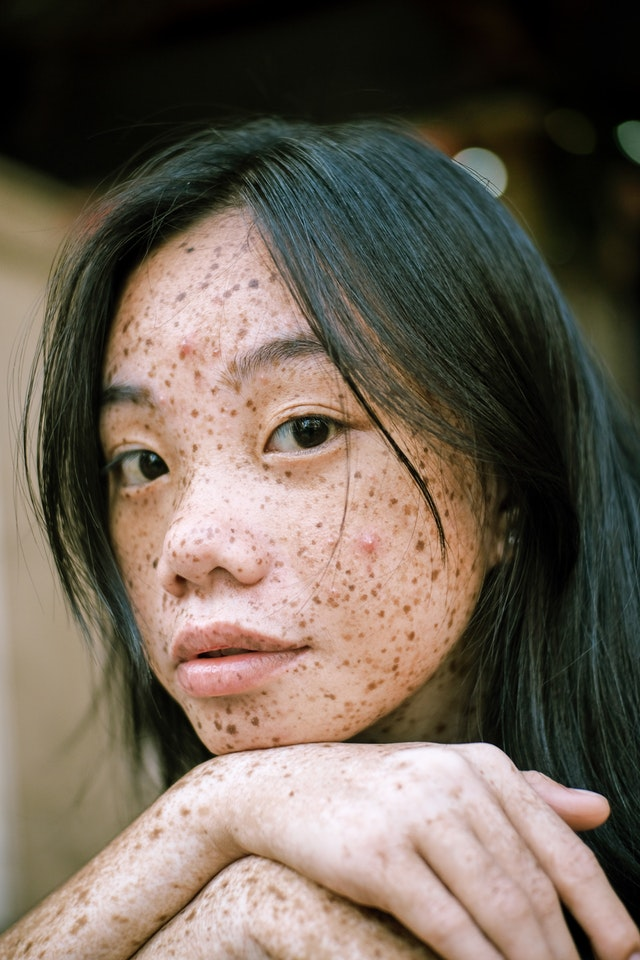
//> input picture Input/Filtering/freckles.jpg, 640 x 960 px
$ ./BilateralFilterAndUpsampling Input/Filtering/freckles.jpg Input/Filtering/freckles.jpg out.png 3 2 2 Input/Filtering/freckles.jpg   (built with g++ and OpenCV 4)
//> lines starting //> are read from the running program, lines starting //| are printed output that depends on the picture
#include<opencv2/opencv.hpp>
#include <opencv2/core/core.hpp>
#include<iostream>

using namespace std;
using namespace cv;

// Gaussian function
float gaussian(float rSquare, double sigma) {
	return exp(-rSquare / (2 * CV_PI * pow(sigma, 2)));
}

// Creating static spatial kernel (Gaussian)
Mat generateSpatialKernel(int kernelSize, double sigma) {
	int halfKernelSize = kernelSize / 2;

	Mat spatialKernel = Mat::zeros(kernelSize, kernelSize, CV_32FC3);
	for (int x = 0; x < kernelSize; ++x) {
		for (int y = 0; y < kernelSize; ++y) {
			// Calculating Gaussian (same for all channels)
			float kernelElement = gaussian(pow(x - halfKernelSize, 2) + pow(y - halfKernelSize, 2), sigma);
			spatialKernel.at<Vec3f>(y, x) = Vec3f(kernelElement, kernelElement, kernelElement);
		}
	}

	return spatialKernel;
}

// Normalizing multichannel kernel
Mat normalizeKernel(Mat kernel) {
	// Splitting kernel into channels
	Mat kernelChannels[3];
	split(kernel, kernelChannels);

	// Normalizing kernel channels
	kernelChannels[0] /= cv::sum(kernelChannels[0])[0];
	kernelChannels[1] /= cv::sum(kernelChannels[1])[0];
	kernelChannels[2] /= cv::sum(kernelChannels[2])[0];

	// Merging kernel channels after normalization
	vector<Mat> channelsForMerge;
	channelsForMerge.push_back(kernelChannels[0]);
	channelsForMerge.push_back(kernelChannels[1]);
	channelsForMerge.push_back(kernelChannels[2]);
	Mat kernelMerged;
	merge(channelsForMerge, kernelMerged);

	return kernelMerged;
}

// Guided bilateral filter implementation (if inputImage is the same as the guideImage, it works as a simple bilateral filter)
Mat bilateralFilter(Mat inputImage, Mat guideImage, int kernelSize, double sigmaSpatial, double sigmaSpectral) {
	Mat outputImage = Mat::zeros(inputImage.size(), CV_32FC3);
	int halfKernelSize = kernelSize / 2;

	// Adding padding to input and guide images for being able to do convolution on the whole image
	Mat inputImagePadded = Mat::zeros(inputImage.rows + 2 * halfKernelSize, inputImage.cols + 2 * halfKernelSize, CV_32FC3);
	copyMakeBorder(inputImage, inputImagePadded, halfKernelSize, halfKernelSize, halfKernelSize, halfKernelSize, BORDER_CONSTANT, Scalar(0, 0, 0));
	Mat guideImagePadded = Mat::zeros(guideImage.rows + 2 * halfKernelSize, guideImage.cols + 2 * halfKernelSize, CV_32FC3);
	copyMakeBorder(guideImage, guideImagePadded, halfKernelSize, halfKernelSize, halfKernelSize, halfKernelSize, BORDER_CONSTANT, Scalar(0, 0, 0));

	// Creating static spatial kernel (Gaussian)
	Mat spatialKernel = generateSpatialKernel(kernelSize, sigmaSpatial);

	// Creating spectral kernels and doing convolution
	for (int i = halfKernelSize; i < inputImagePadded.cols - halfKernelSize; ++i) {
		for (int j = halfKernelSize; j < inputImagePadded.rows - halfKernelSize; ++j) {
			Vec3f centralIntensities = guideImagePadded.at<Vec3f>(j, i);

			// Creating spectral kernel
			Mat spectralKernel = Mat::zeros(kernelSize, kernelSize, CV_32FC3);
			for (int x = 0; x < kernelSize; ++x) {
				for (int y = 0; y < kernelSize; ++y) {
					Vec3f intensities = guideImagePadded.at<Vec3f>(j - halfKernelSize + y, i - halfKernelSize + x);

					// Calculating Gaussians (different for each channel)
					Vec3f kernelElements;
					kernelElements[0] = gaussian(pow(centralIntensities[0] - intensities[0], 2), sigmaSpectral);
					kernelElements[1] = gaussian(pow(centralIntensities[1] - intensities[1], 2), sigmaSpectral);
					kernelElements[2] = gaussian(pow(centralIntensities[2] - intensities[2], 2), sigmaSpectral);

					spectralKernel.at<Vec3f>(y, x) = kernelElements;
				}
			}

			// Creating kernel
			Mat kernel = spatialKernel.mul(spectralKernel);
			kernel = normalizeKernel(kernel);

			// Cutting window from image
			Rect ROI = Rect(i - halfKernelSize, j - halfKernelSize, kernelSize, kernelSize);
			Mat window = inputImagePadded(ROI);

			// Filtering
			Scalar filteredValue = cv::sum(window.mul(kernel));
			outputImage.at<Vec3f>(j - halfKernelSize, i - halfKernelSize)[0] = filteredValue[0];
			outputImage.at<Vec3f>(j - halfKernelSize, i - halfKernelSize)[1] = filteredValue[1];
			outputImage.at<Vec3f>(j - halfKernelSize, i - halfKernelSize)[2] = filteredValue[2];
		}
	}
	return outputImage;
}

// Image upsampling using guided bilateral filter
Mat upsample(Mat inputImage, Mat guideImage, int kernelSize, double sigmaSpatial, double sigmaSpectral) {
	int upsampleFactor = log2(guideImage.rows / inputImage.rows);
	Mat upsampledImage = inputImage;

	for (int i = 1; i < upsampleFactor; ++i) {
		// Doubling the size of the image
		resize(upsampledImage, upsampledImage, cv::Size(), 2, 2);

		// Downscaling guide image
		Mat downscaledGuideImage;
		resize(guideImage, downscaledGuideImage, upsampledImage.size());

		// Filtering upscaled image
		upsampledImage = bilateralFilter(upsampledImage, downscaledGuideImage, kernelSize, sigmaSpatial, sigmaSpectral);
	}
	resize(upsampledImage, upsampledImage, guideImage.size());
	upsampledImage = bilateralFilter(upsampledImage, guideImage, kernelSize, sigmaSpatial, sigmaSpectral);

	return upsampledImage;
}

int main(int argc, char** argv)
{
	if (argc != 8) {
		cout << "7 command line arguments needed: Mode, Input image path, Output image path, Kernel size, Sigma for spatial filter, Sigma for spectral filter, Guide image path" << endl;
		return -1;
	}

	// Reading arguments
	String mode = argv[1];
	String inputImagePath = argv[2];
	String outputImagePath = argv[3];
	int kernelSize = atoi(argv[4]);
	double sigmaSpatial = atof(argv[5]);
	double sigmaSpectral = atof(argv[6]);
	String guideImagePath = argv[7];

	// Opening input image and converting to float
	Mat inputImage = imread(inputImagePath, CV_LOAD_IMAGE_COLOR);
//> inputImage is the input picture: 960 rows x 640 cols, CV_8UC3; mean B, G, R 85.9, 98.3, 110.1
	Mat inputImage_float;
	inputImage.convertTo(inputImage_float, CV_32FC3, 1.0 / 255.0);
	Mat outputImage;

	// Filtering or upsampling
	if (mode == "filtering") {
		outputImage = bilateralFilter(inputImage_float, inputImage_float, kernelSize, sigmaSpatial, sigmaSpectral);
	}
	else {
		resize(inputImage, inputImage, cv::Size(), 0.125, 0.125);
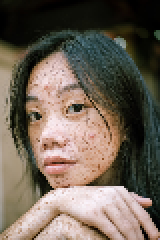
//> inputImage: 120 rows x 80 cols, CV_8UC3 (shown 2 times larger); mean B, G, R 86, 98.3, 110.2
		Mat guideImage = imread(guideImagePath, CV_LOAD_IMAGE_COLOR);
		Mat guideImage_float;
		guideImage.convertTo(guideImage_float, CV_32FC3, 1.0 / 255.0);
		outputImage = upsample(inputImage_float, guideImage_float, kernelSize, sigmaSpatial, sigmaSpectral);
//> in bilateralFilter, `int halfKernelSize = kernelSize / 2;`: halfKernelSize = 1
//> in bilateralFilter, `Mat inputImagePadded = Mat::zeros(inputImage.rows + 2 * halfKernelSize..`: inputImagePadded: 962 rows x 642 cols, CV_32FC3; every value is 0
//> the loop in generateSpatialKernel, `for (int x = 0; x < kernelSize; ++x)` made 3 passes
	}

	// Converting output image
	outputImage.convertTo(outputImage, CV_8UC3, 255.0);
//> outputImage: 960 rows x 640 cols, CV_8UC3

	// Saving result
	imwrite(outputImagePath, outputImage);

	waitKey(0);
}
